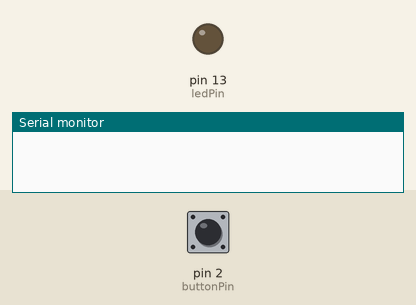
Bench run of a sketch on a simulated Arduino Uno, built with avr-gcc and run on an emulated ATmega328P. Parts: output pins drawn as LEDs (lit = HIGH), the last lines printed to the serial monitor. Inputs (shaded band) come from the test bench; at power-on: pin 2 (buttonPin) HIGH.

Above: at 1.2 s.
1.3 s: pin 2 (buttonPin) pulled LOW for 0.15 s
At 2.2 s:
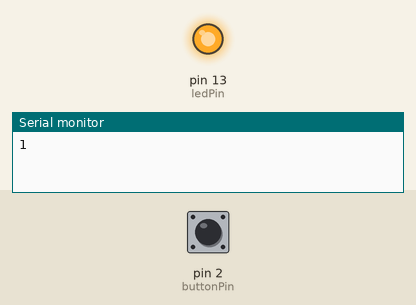
2.9 s: pin 2 (buttonPin) pulled LOW for 1 s
At 3.4 s:
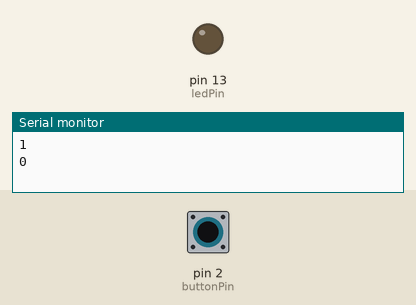
5.4 s: pin 2 (buttonPin) pulled LOW for 3.2 s
At 6.5 s:
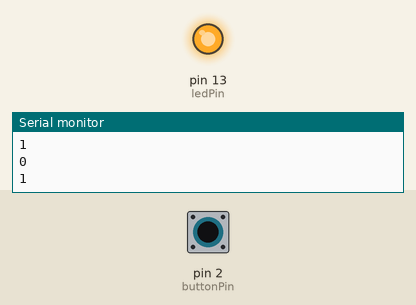
Timing chart, 0 to 8.4 s (numbered marks = the images above; inputs shaded):
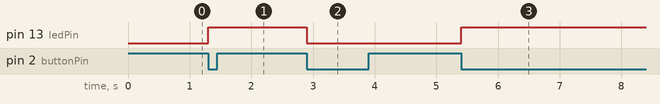

Measured:
- after the input at 1.3 s, pin 13 (ledPin): LOW → HIGH at once
- after the input at 2.9 s, pin 13 (ledPin): HIGH → LOW at once
- after the input at 5.4 s, pin 13 (ledPin): LOW → HIGH at once

The sketch:

code.ino
```cpp
const int buttonPin = 2;
const int ledPin = 13;

int lastButtonState = HIGH;
int ledState = LOW;

void setup() {
  pinMode(buttonPin, INPUT_PULLUP);
  pinMode(ledPin, OUTPUT);
  Serial.begin(9600);
}

void loop() {
  int currentButtonState = digitalRead(buttonPin);

  // Detect button press (from HIGH → LOW)
  if (currentButtonState == LOW && lastButtonState == HIGH) {
    ledState = !ledState;
    digitalWrite(ledPin, ledState);
    Serial.println(ledState);
    delay(50); // debounce
  }

  lastButtonState = currentButtonState;
}
```
